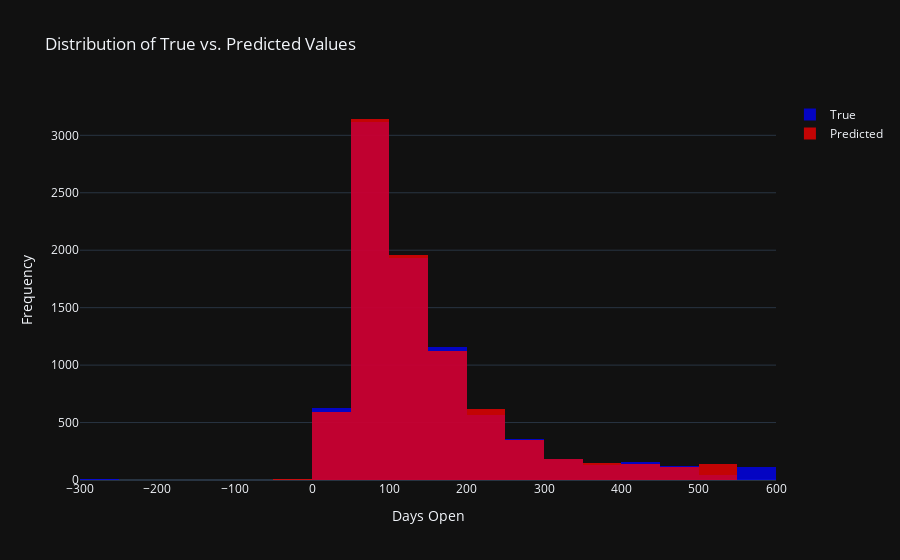

The notebook cell this image was saved under:
### Code cell
# Distribution of true values and predicted values
fig4 = go.Figure()

# Plot histogram of true values in blue
fig4.add_trace(go.Histogram(x=y_test, nbinsx=20, name='True', marker=dict(color='blue'), opacity=0.7))

# Plot histogram of predicted values in red
fig4.add_trace(go.Histogram(x=y_pred.flatten(), nbinsx=20, name='Predicted', marker=dict(color='red'), opacity=0.7))

fig4.update_layout(title='Distribution of True vs. Predicted Values',
                   xaxis_title='Days Open',
                   yaxis_title='Frequency',
                   barmode='overlay')

fig4.update_traces(opacity=0.75)


fig4.show()

### Figure 1 — Plotly figure (JSON) as saved in the notebook; plotly's stock layout.template omitted (floating-point values rounded to 4 significant figures; data arrays with more than 128 entries replaced by an {"elided": "..."} marker saying what was removed)
{"data": [{"marker": {"color": "blue"}, "name": "True", "nbinsx": 20, "opacity": 0.75, "type": "histogram", "x": {"elided": "8513 float values"}}, {"marker": {"color": "red"}, "name": "Predicted", "nbinsx": 20, "opacity": 0.75, "type": "histogram", "x": {"elided": "8513 float values"}}], "layout": {"barmode": "overlay", "title": {"text": "Distribution of True vs. Predicted Values"}, "xaxis": {"title": {"text": "Days Open"}}, "yaxis": {"title": {"text": "Frequency"}}}}
